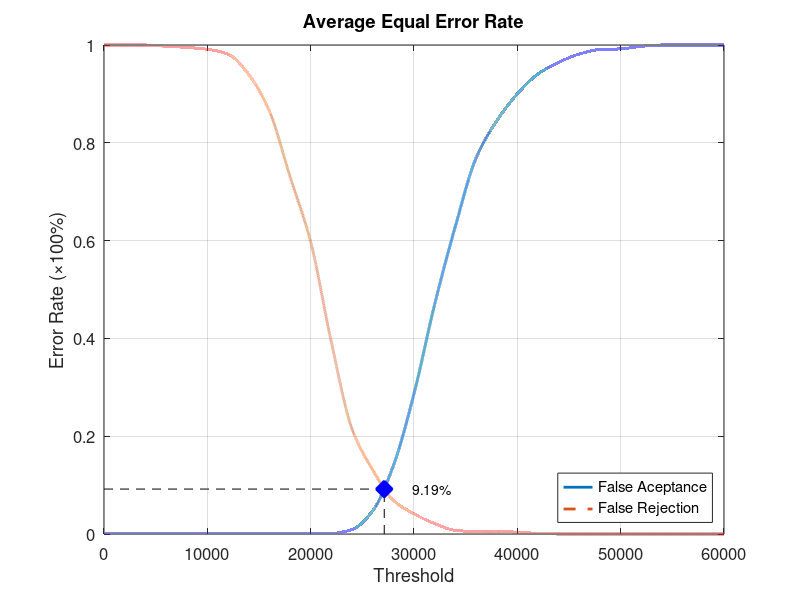
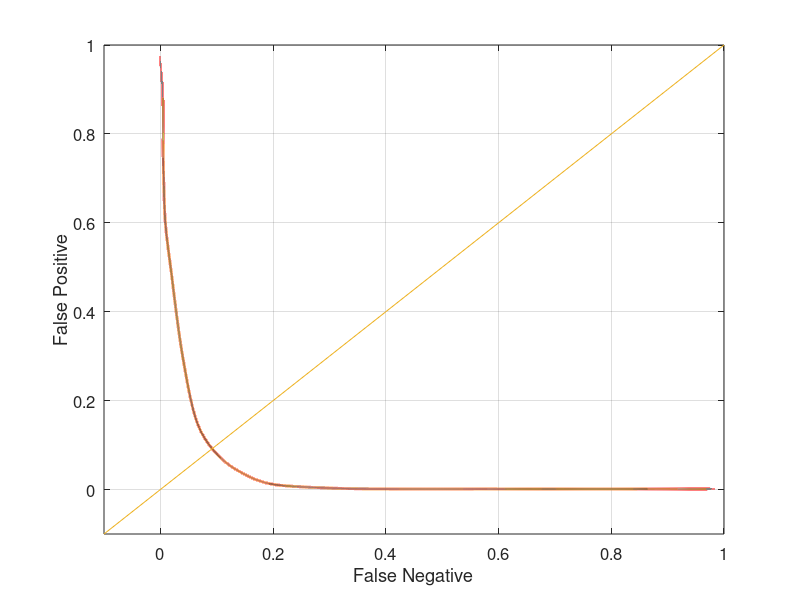

Reproduce these figures in MATLAB, in order.
function yEER = Experiment5Average
close all;
clear;
clc;
x = 0:2000:60000;
xq = 0:0.5:60000;

y0 = [0 0.00131579 0.00131579 0.00131579 0.00131579 0.00131579 0.00131579 0.00131579 0.00131579 0.00131579 0.00131579 0.00131579 0.00921053 0.0473684 0.139474 0.286842 0.469737 0.628947 0.768421 0.844737 0.9 0.940789 0.964474 0.981579 0.990789 0.992105 0.997368 1 1 1 1];
yy0 = interp1(x, y0, xq, 'pchip');
y1 = [1 1 1 0.9975 0.995 0.99125 0.98125 0.94 0.865 0.73125 0.5975 0.3925 0.215 0.13125 0.06875 0.04125 0.02125 0.0075 0.005 0.005 0.00375 0.00125 0 0 0 0 0 0 0 0 0];
yy1 = interp1(x, y1, xq, 'pchip');

% Calculating EER: 
y2 = abs(y0 - y1);
find(y2 == min(y2))
yy2 = abs(yy0 - yy1);
xEER = find(yy2 == min(yy2));
xEERIndex = xq(xEER) % X-axis EER
yEER = yy0(xEER) % Y-axis EER

main = figure
plot(xq, yy0,'-','LineWidth', 2);	hold on
plot(xq, yy1,'--','LineWidth', 2);	hold on
plot([xEERIndex xEERIndex], [0 yEER], 'k--');	hold on
plot([0 xEERIndex], [yEER yEER], 'k--');	hold on
plot(xEERIndex, yEER, 'bx', 'LineWidth', 10);	hold on
text(xEERIndex + 10 * xEERIndex / 100, yEER, [num2str(round((10000 * yEER)) / 100) '%'])
legend('False Aceptance', 'False Rejection', 'Location', 'SouthEast')
xlabel('Threshold')
ylabel('Error Rate (\times100%)')
title('Average Equal Error Rate')
set(gca, 'FontSize', 12)
axis([0 60000 0 1])
grid on

print(main, 'Experiment5AverageMain', '-dpng');
FNRxFPR = figure('Color', [1 1 1]);
plot(yy1, yy0, '-', yy1, yy0, 'LineWidth', 2);
hold on
y = -0.1:0.1:1
plot(y, y); 
set(gca, 'FontSize', 12)
xlabel('False Negative')
ylabel('False Positive')
axis([-0.1 1 -0.1 1])
set(gca, 'FontSize', 12)
grid on

print(FNRxFPR, 'Experiment5AverageFNRxFPR','-dpng');
end
